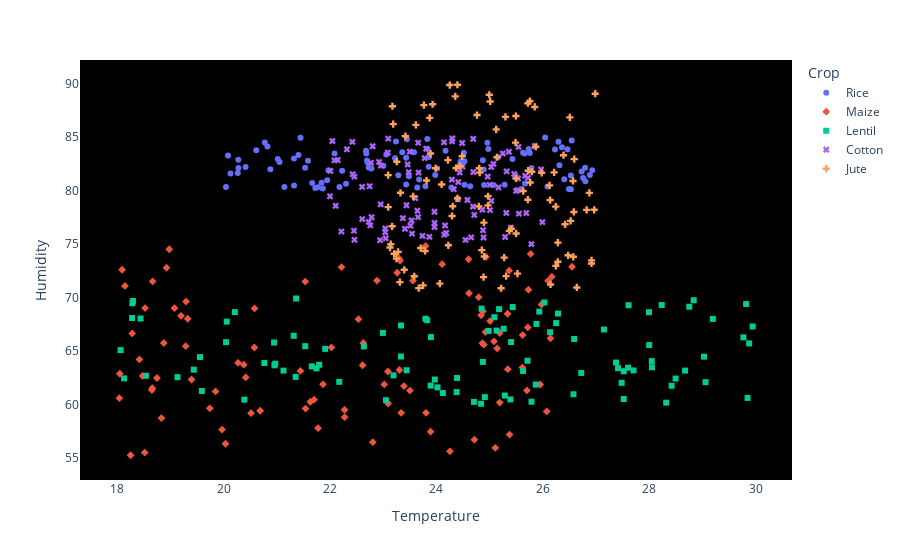

Write notebook code for a chart like this one.
### Code cell
crop_scatter = cropdf[(cropdf['Crop']=='Rice') |
                      (cropdf['Crop']=='Jute') |
                      (cropdf['Crop']=='Cotton') |
                     (cropdf['Crop']=='Maize') |
                     (cropdf['Crop']=='Lentil')]

fig = px.scatter(crop_scatter, x="Temperature", y="Humidity", color="Crop", symbol="Crop")
fig.update_layout(plot_bgcolor='black')
fig.update_xaxes(showgrid=False)
fig.update_yaxes(showgrid=False)

fig.show()
